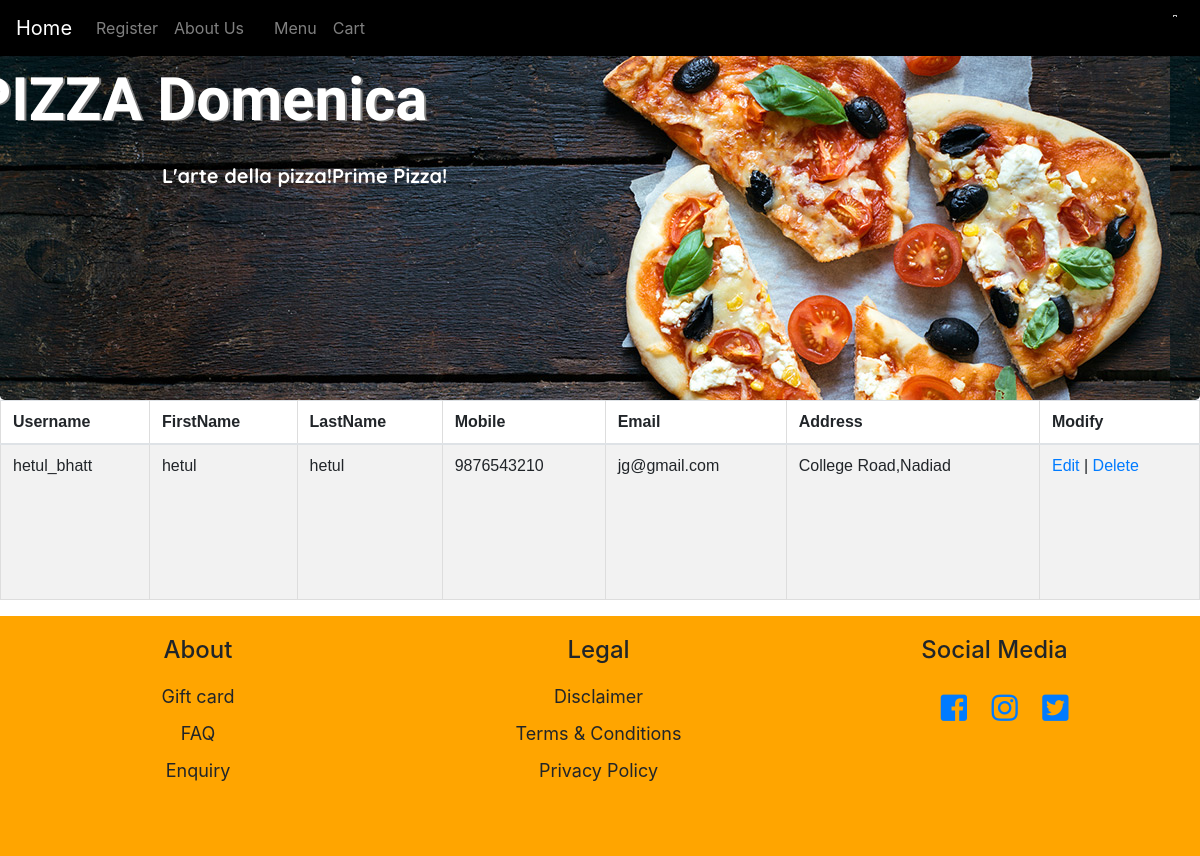
The app's page /MyAccount.php (signed in) with its own data.
### tables this page shows
CREATE TABLE `user_details` (
  `username` varchar(25) NOT NULL,
  `password` varchar(25) NOT NULL,
  `firstname` varchar(15) NOT NULL,
  `lastname` varchar(20) NOT NULL,
  `mobile` decimal(10,0) NOT NULL,
  `email` varchar(50) NOT NULL,
  `address` varchar(255) NOT NULL
);

### MyAccount.php (the view, shortened to what this page needs)
<?php
include_once("connect.php");
        $username=$_SESSION['uname'];
include("header.php");
$sql="SELECT * FROM user_details where username=:username";
$result = $pdo->prepare($sql);
$result->execute(array(':username' => $username));
?>
<html>
<head>
</head>
<body>
    <table class="table table-hover table-striped" >
    <thead>
    <tr>
        <th>Username</th>
        <th>FirstName</th>
        <th>LastName</th>
        <th>Mobile</th>
        <th>Email</th>
        <th>Address</th>
        <th>Modify</th>
    </tr>
</thead>
    <?php
    while($row = $result->fetch(PDO::FETCH_ASSOC)) {
        echo "<tr>";
        echo "<td>".$row['username']."</td>";
        echo "<td>".$row['firstname']."</td>";
        echo "<td>".$row['lastname']."</td>";
        echo "<td>".$row['mobile']."</td>";
        echo "<td >".$row['email']."</td>";
        echo "<td>".$row['address']."</td>";
        echo "<td><a href=\"edit.php?username=$row[username]\">Edit</a> | <a href=\"delete.php?username=$row[username]\" onClick=\"return confirm('Are you sure you want to delete?')\">Delete</a></td>";
        echo "</tr>";
    }
    ?>
    </table>
</body>
<?php include('footer.php');?>
</html>

### login.css (style rules this page uses)
body { font-family: sans-serif; }

### menu.css (style rules this page uses)
* { box-sizing: border-box; text-decoration: none!important; }
table { font-family: arial, sans-serif; border-collapse: collapse; height: 200px; }
td, th { border: 1px solid #dddddd; padding: 8px; }

### registration.css (style rules this page uses)
body { background: #efefef; font-size: 16px; color: #777; font-family: sans-serif; font-weight: 300; }

### header.php (style rules this page uses)
body { background-color: black; }

### records on screen
user_details: username "hetul_bhatt", firstname "hetul", lastname "hetul", mobile "9876543210", email "jg@gmail.com", address "College Road,Nadiad"
